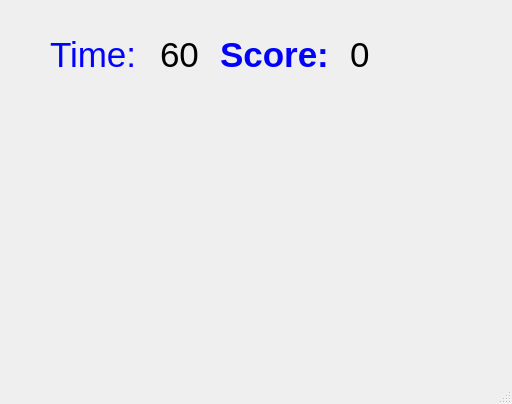
<?xml version="1.0" encoding="UTF-8"?>
<ui version="4.0">
 <class>game</class>
 <widget class="QMainWindow" name="game">
  <property name="geometry">
   <rect>
    <x>0</x>
    <y>0</y>
    <width>512</width>
    <height>404</height>
   </rect>
  </property>
  <property name="windowTitle">
   <string>MainWindow</string>
  </property>
  <property name="styleSheet">
   <string notr="true"/>
  </property>
  <widget class="QWidget" name="centralwidget">
   <widget class="QLabel" name="TimeCount">
    <property name="geometry">
     <rect>
      <x>160</x>
      <y>30</y>
      <width>48</width>
      <height>50</height>
     </rect>
    </property>
    <property name="font">
     <font>
      <pointsize>26</pointsize>
     </font>
    </property>
    <property name="text">
     <string>&lt;html&gt;&lt;head/&gt;&lt;body&gt;&lt;p&gt;&lt;span style=&quot; color:#000000;&quot;&gt;60&lt;/span&gt;&lt;/p&gt;&lt;/body&gt;&lt;/html&gt;</string>
    </property>
   </widget>
   <widget class="QLabel" name="Time">
    <property name="geometry">
     <rect>
      <x>50</x>
      <y>30</y>
      <width>105</width>
      <height>50</height>
     </rect>
    </property>
    <property name="font">
     <font>
      <pointsize>26</pointsize>
     </font>
    </property>
    <property name="text">
     <string>&lt;html&gt;&lt;head/&gt;&lt;body&gt;&lt;p&gt;&lt;span style=&quot; color:#0000ff;&quot;&gt;Time:&lt;/span&gt;&lt;/p&gt;&lt;/body&gt;&lt;/html&gt;</string>
    </property>
   </widget>
   <widget class="QLabel" name="ScoreCount">
    <property name="geometry">
     <rect>
      <x>350</x>
      <y>30</y>
      <width>151</width>
      <height>50</height>
     </rect>
    </property>
    <property name="text">
     <string>&lt;html&gt;&lt;head/&gt;&lt;body&gt;&lt;p&gt;&lt;span style=&quot; font-size:26pt; color:#000000;&quot;&gt;0&lt;/span&gt;&lt;/p&gt;&lt;/body&gt;&lt;/html&gt;</string>
    </property>
   </widget>
   <widget class="QLabel" name="LinePic">
    <property name="geometry">
     <rect>
      <x>0</x>
      <y>120</y>
      <width>801</width>
      <height>61</height>
     </rect>
    </property>
    <property name="styleSheet">
     <string notr="true"/>
    </property>
    <property name="text">
     <string/>
    </property>
    <property name="pixmap">
     <pixmap>Picture/sfieldbg_gogo.png</pixmap>
    </property>
   </widget>
   <widget class="QLabel" name="Drumpic1">
    <property name="geometry">
     <rect>
      <x>-10</x>
      <y>293</y>
      <width>91</width>
      <height>61</height>
     </rect>
    </property>
    <property name="text">
     <string/>
    </property>
   </widget>
   <widget class="QLabel" name="Girl1">
    <property name="geometry">
     <rect>
      <x>260</x>
      <y>180</y>
      <width>128</width>
      <height>195</height>
     </rect>
    </property>
    <property name="text">
     <string/>
    </property>
   </widget>
   <widget class="QLabel" name="Girl2">
    <property name="geometry">
     <rect>
      <x>380</x>
      <y>180</y>
      <width>128</width>
      <height>195</height>
     </rect>
    </property>
    <property name="text">
     <string/>
    </property>
   </widget>
   <widget class="QLabel" name="Girl3">
    <property name="geometry">
     <rect>
      <x>140</x>
      <y>180</y>
      <width>128</width>
      <height>195</height>
     </rect>
    </property>
    <property name="text">
     <string/>
    </property>
   </widget>
   <widget class="QLabel" name="label">
    <property name="geometry">
     <rect>
      <x>0</x>
      <y>290</y>
      <width>91</width>
      <height>80</height>
     </rect>
    </property>
    <property name="text">
     <string/>
    </property>
   </widget>
   <widget class="QLabel" name="Score">
    <property name="geometry">
     <rect>
      <x>220</x>
      <y>30</y>
      <width>131</width>
      <height>50</height>
     </rect>
    </property>
    <property name="font">
     <font>
      <pointsize>26</pointsize>
     </font>
    </property>
    <property name="text">
     <string>&lt;html&gt;&lt;head/&gt;&lt;body&gt;&lt;p&gt;&lt;span style=&quot; font-weight:600; color:#0000ff;&quot;&gt;Score:&lt;/span&gt;&lt;/p&gt;&lt;/body&gt;&lt;/html&gt;</string>
    </property>
   </widget>
   <widget class="QLabel" name="target">
    <property name="geometry">
     <rect>
      <x>25</x>
      <y>110</y>
      <width>71</width>
      <height>81</height>
     </rect>
    </property>
    <property name="text">
     <string/>
    </property>
    <property name="pixmap">
     <pixmap resource="Picture/picture.qrc">:/Background/dancer/target.png</pixmap>
    </property>
   </widget>
   <zorder>Time</zorder>
   <zorder>TimeCount</zorder>
   <zorder>Score</zorder>
   <zorder>ScoreCount</zorder>
   <zorder>Girl2</zorder>
   <zorder>Girl1</zorder>
   <zorder>Girl3</zorder>
   <zorder>LinePic</zorder>
   <zorder>label</zorder>
   <zorder>Drumpic1</zorder>
   <zorder>target</zorder>
  </widget>
  <widget class="QMenuBar" name="menubar">
   <property name="geometry">
    <rect>
     <x>0</x>
     <y>0</y>
     <width>512</width>
     <height>25</height>
    </rect>
   </property>
  </widget>
  <widget class="QStatusBar" name="statusbar"/>
 </widget>
 <resources>
  <include location="Picture/picture.qrc"/>
 </resources>
 <connections/>
</ui>
